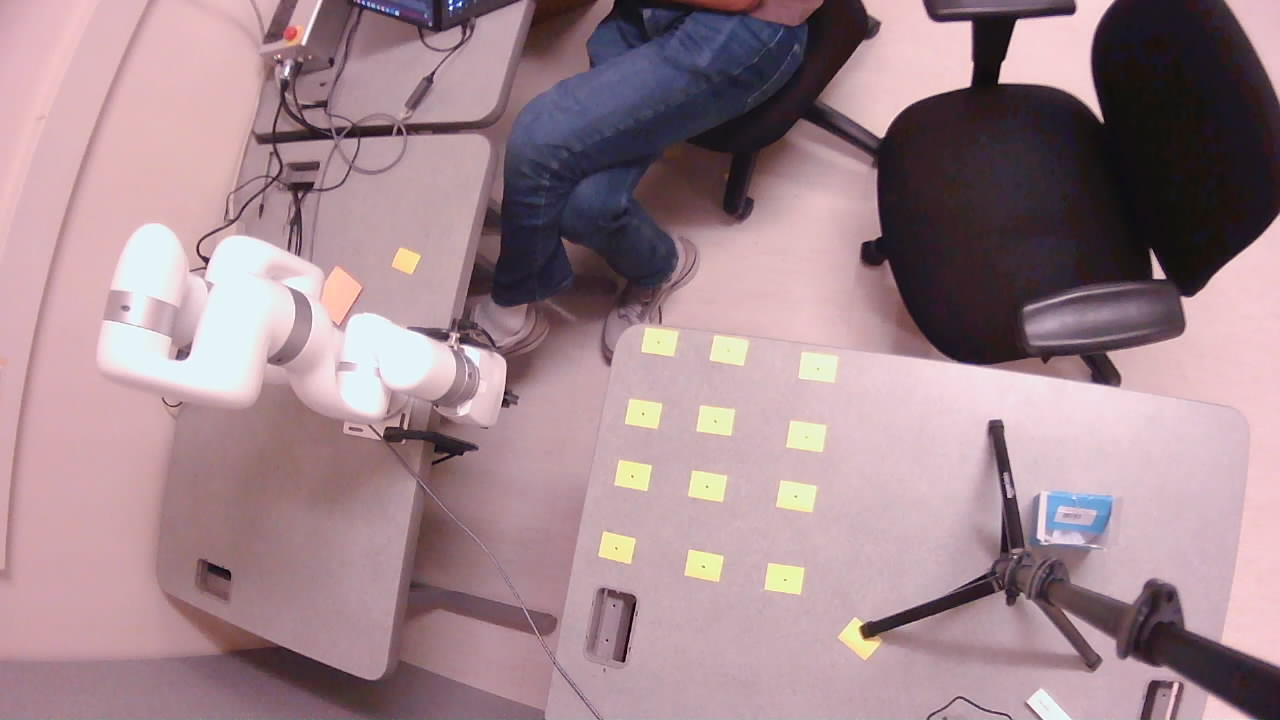
#> input picture xarm_custom_control/section3/calib/calib_cam2_reference_frame.png, 1280 x 720 px, given in place of the camera
$ python box_detector.py 5
#> lines starting #> are read from the running program, lines starting #| are printed output that depends on the picture; after the words box and inside, x2 and y2 are one past the last pixel; in counts of white or black regions, pixels touching at a corner belong together
#!/usr/bin/env python3
"""
Standalone box detector - color/contour based, with live-tunable HSV trackbars.

Run this first to find the right HSV range for your box under your lighting,
then reuse those values once you wire this into the ROS 2 pipeline.

Controls:
    - Drag the trackbars in the "Trackbars" window until the "Mask" window
      shows ONLY the box as solid white, everything else black.
    - Press 'q' to quit.
    - Press 's' to print the current HSV range to the terminal (copy these
      values once they look right - you'll want them for the real pipeline).

Usage:
    python3 box_detector.py [camera_index]

If you're not sure which camera index to use, check available cameras first:
    ls /dev/video*
(usually /dev/video0 is index 0, /dev/video2 is index 1, etc. - USB cameras
often show up as two device nodes per camera, so try a couple of indices
if 0 doesn't show your feed)
"""
import sys
import cv2
import numpy as np

MIN_CONTOUR_AREA = 500  # ignore small noise blobs - raise this if you see false positives


def nothing(x):
    pass


def main():
    camera_index = int(sys.argv[1]) if len(sys.argv) > 1 else 0

    cap = cv2.VideoCapture(camera_index)
    if not cap.isOpened():
        print(f"Could not open camera at index {camera_index}.")
        print("Try a different index, e.g.: python3 box_detector.py 1")
        sys.exit(1)

    cv2.namedWindow("Trackbars")
    cv2.createTrackbar("H min", "Trackbars", 0, 179, nothing)
    cv2.createTrackbar("H max", "Trackbars", 179, 179, nothing)
    cv2.createTrackbar("S min", "Trackbars", 50, 255, nothing)
    cv2.createTrackbar("S max", "Trackbars", 255, 255, nothing)
    cv2.createTrackbar("V min", "Trackbars", 50, 255, nothing)
    cv2.createTrackbar("V max", "Trackbars", 255, 255, nothing)

    print("Adjust the trackbars until the Mask window shows only the box in white.")
    print("Press 's' to print the current HSV range. Press 'q' to quit.")

    while True:
        ret, frame = cap.read()
#> frame is the input picture: shape (720, 1280, 3); mean B, G, R 141.5, 134.2, 160.6
        if not ret:
            print("Failed to read frame from camera.")
            break

        hsv = cv2.cvtColor(frame, cv2.COLOR_BGR2HSV)
#> hsv: shape (720, 1280, 3); mean H, S, V 154.4, 53.3, 162.6

        h_min = cv2.getTrackbarPos("H min", "Trackbars")
        h_max = cv2.getTrackbarPos("H max", "Trackbars")
        s_min = cv2.getTrackbarPos("S min", "Trackbars")
        s_max = cv2.getTrackbarPos("S max", "Trackbars")
        v_min = cv2.getTrackbarPos("V min", "Trackbars")
        v_max = cv2.getTrackbarPos("V max", "Trackbars")

        lower = np.array([h_min, s_min, v_min])
        upper = np.array([h_max, s_max, v_max])
        mask = cv2.inRange(hsv, lower, upper)
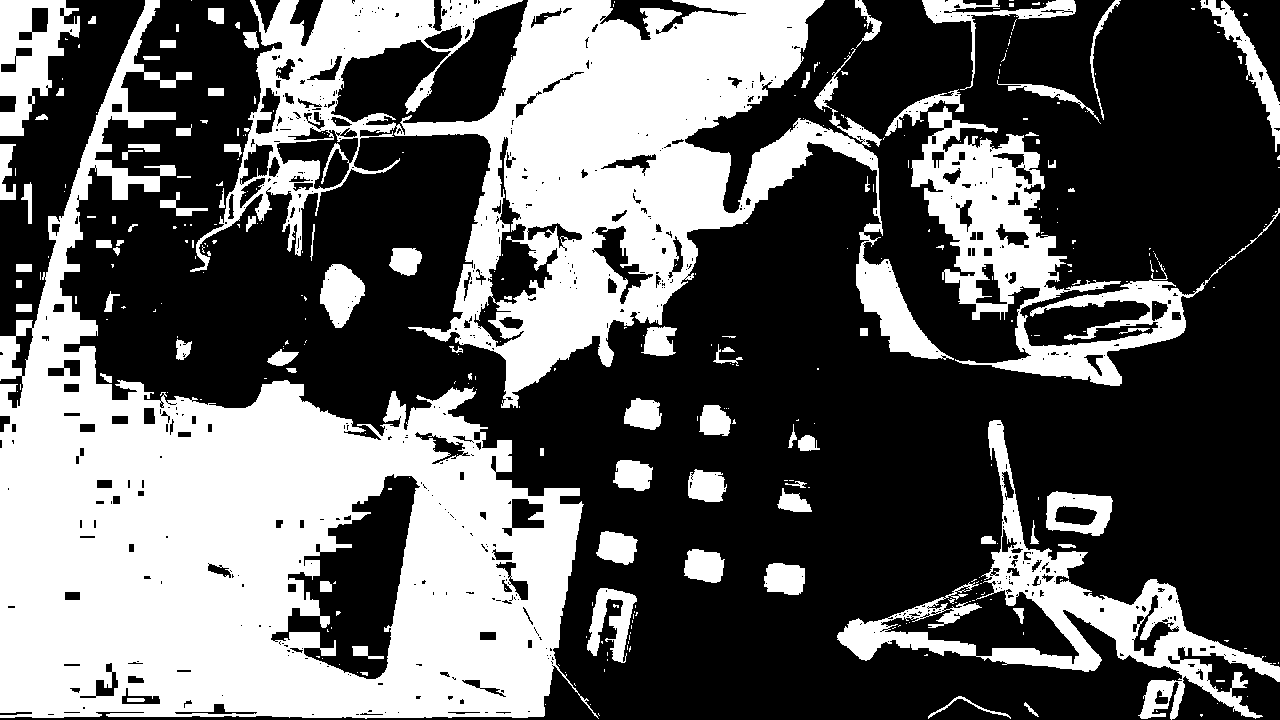
#> mask: shape (720, 1280); 38.1% white; 342 white regions (254 under 20 px), largest, box (x1, y1, x2, y2) and area: (0, 0, 599, 719) 165645, (190, 0, 954, 408) 108040, (911, 106, 1280, 386) 23263

        # Clean up noise: erode then dilate (removes small speckles, fills small gaps)
        kernel = np.ones((5, 5), np.uint8)
        mask = cv2.erode(mask, kernel, iterations=1)
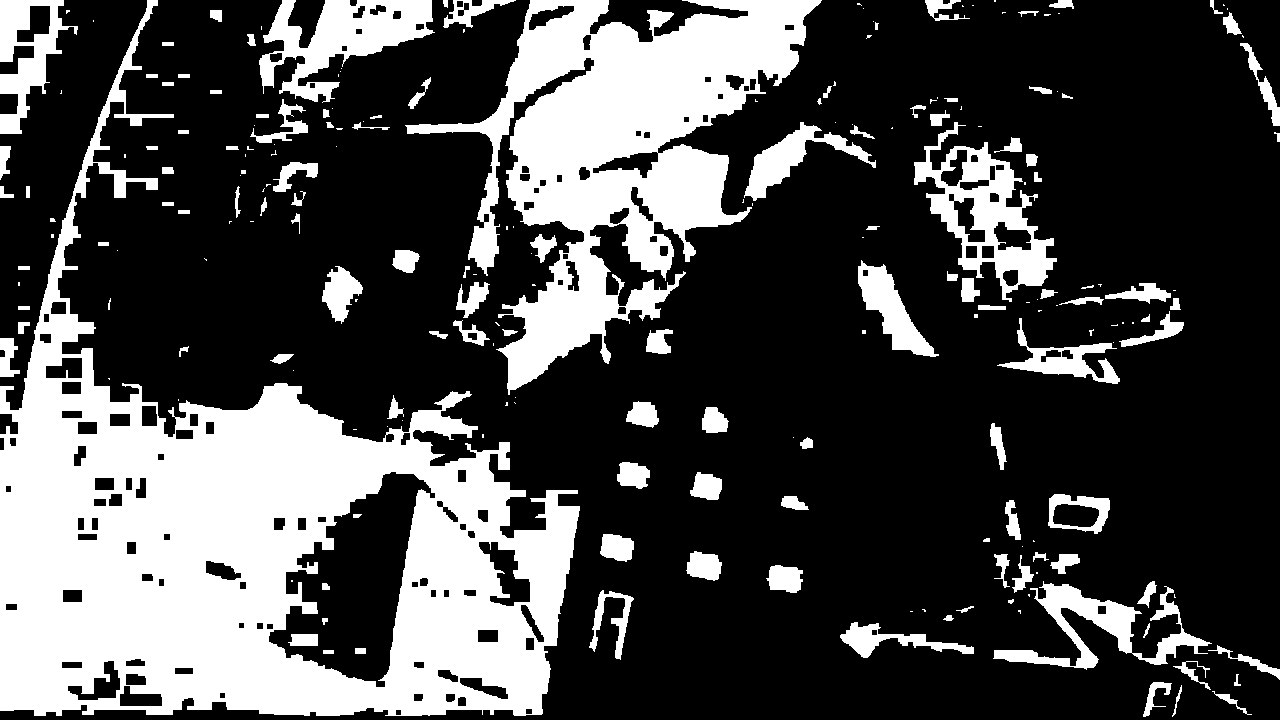
#> mask: shape (720, 1280); 28.9% white; 220 white regions (95 under 20 px), largest, box (x1, y1, x2, y2) and area: (0, 0, 580, 716) 142575, (405, 0, 822, 395) 62288, (914, 122, 1057, 302) 8395
        mask = cv2.dilate(mask, kernel, iterations=2)
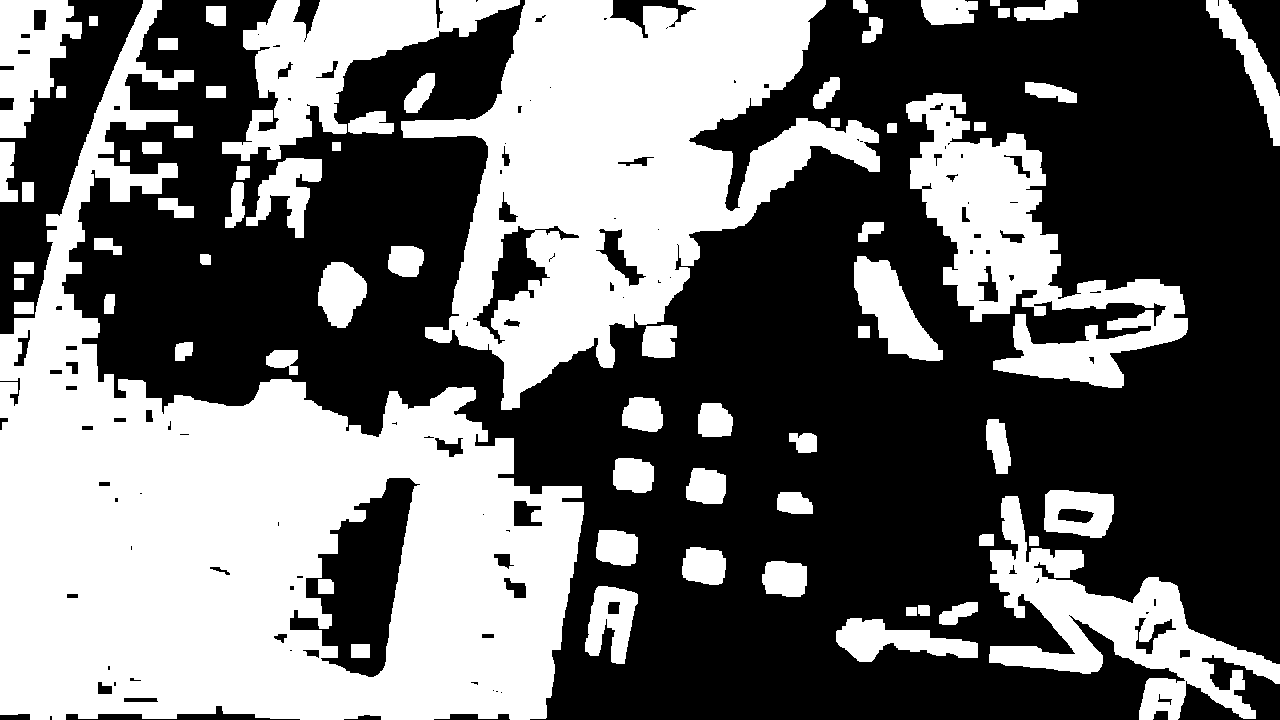
#> mask: shape (720, 1280); 42.4% white; 69 white regions

        contours, _ = cv2.findContours(mask, cv2.RETR_EXTERNAL, cv2.CHAIN_APPROX_SIMPLE)
#> contours = 67 contours; largest, box (x1, y1, x2, y2) and area: (0, 0, 584, 720) 190810, (401, 0, 880, 410) 94298, (906, 93, 1188, 388) 29293, (989, 496, 1280, 720) 20045, (222, 0, 520, 161) 17504

        display = frame.copy()

        if contours:
            largest = max(contours, key=cv2.contourArea)
#> largest = contour of 806 points, box (x1, y1, x2, y2) (0, 0, 584, 720), area 190810
            area = cv2.contourArea(largest)
#> area = 190809.5

            if area > MIN_CONTOUR_AREA:
                x, y, w, h = cv2.boundingRect(largest)
#> x = 0; y = 0; w = 584; h = 720
                cx, cy = x + w // 2, y + h // 2
#> cx = 292; cy = 360

                cv2.rectangle(display, (x, y), (x + w, y + h), (0, 255, 0), 2)
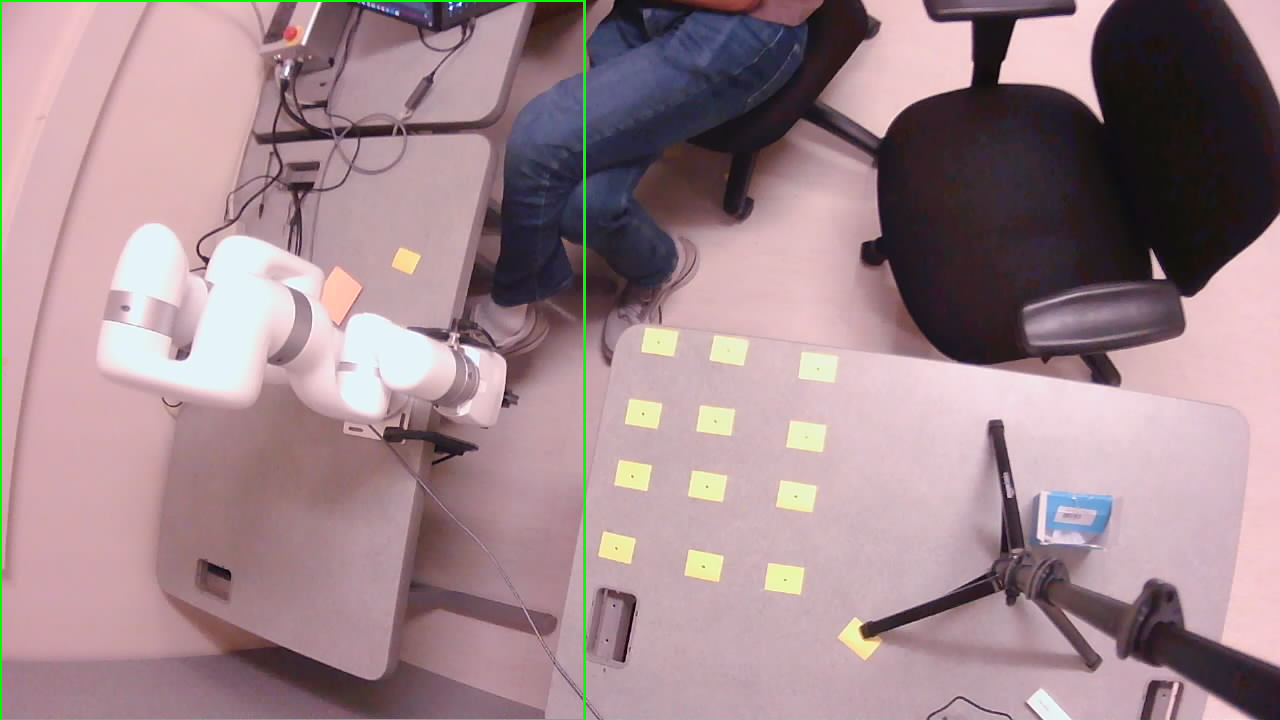
#> display: shape (720, 1280, 3); 0.58% of pixels changed, all inside (x1, y1, x2, y2) = (0, 0, 586, 720)
                cv2.circle(display, (cx, cy), 5, (0, 0, 255), -1)
#> display: shape (720, 1280, 3); 0.01% of pixels changed, all inside (x1, y1, x2, y2) = (287, 355, 298, 366)
                cv2.putText(
                    display,
                    f"({cx}, {cy})  area={int(area)}",
                    (x, y - 10),
                    cv2.FONT_HERSHEY_SIMPLEX,
                    0.6,
                    (0, 255, 0),
                    2,
                )

        cv2.imshow("Camera Feed", display)
        cv2.imshow("Mask", mask)

        key = cv2.waitKey(1) & 0xFF
#> (key q is pressed here)
        if key == ord("q"):
            break
        elif key == ord("s"):
            print(f"\nCurrent HSV range:")
            print(f"  lower = np.array([{h_min}, {s_min}, {v_min}])")
            print(f"  upper = np.array([{h_max}, {s_max}, {v_max}])\n")

    cap.release()
    cv2.destroyAllWindows()


if __name__ == "__main__":
    main()

$ run again, on xarm_custom_control/section3/calib/calib_cam3_reference_frame.png
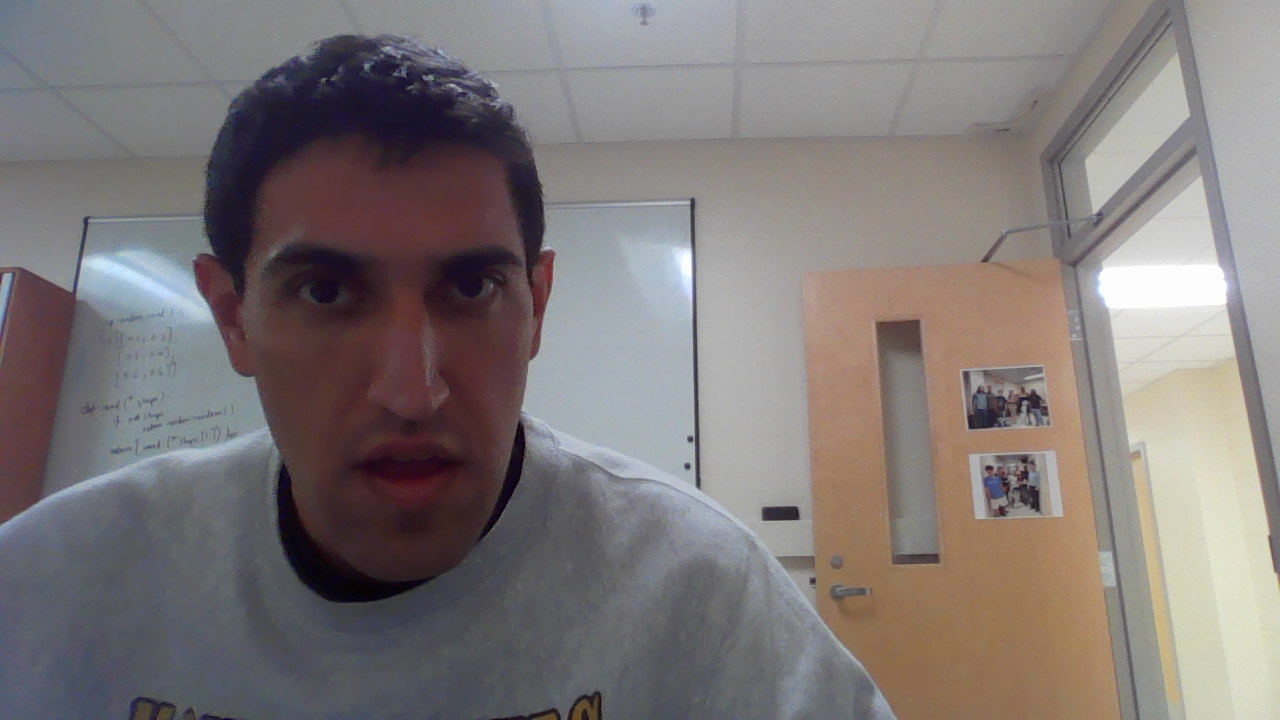
#> input picture xarm_custom_control/section3/calib/calib_cam3_reference_frame.png, 1280 x 720 px, given in place of the camera
#> in main, frame is the input picture: shape (720, 1280, 3); mean B, G, R 119.7, 120.4, 127.2
#> hsv: shape (720, 1280, 3); mean H, S, V 79.3, 41.8, 132.3
#> in main, `mask = cv2.dilate(mask, kernel, iterations=2)`:
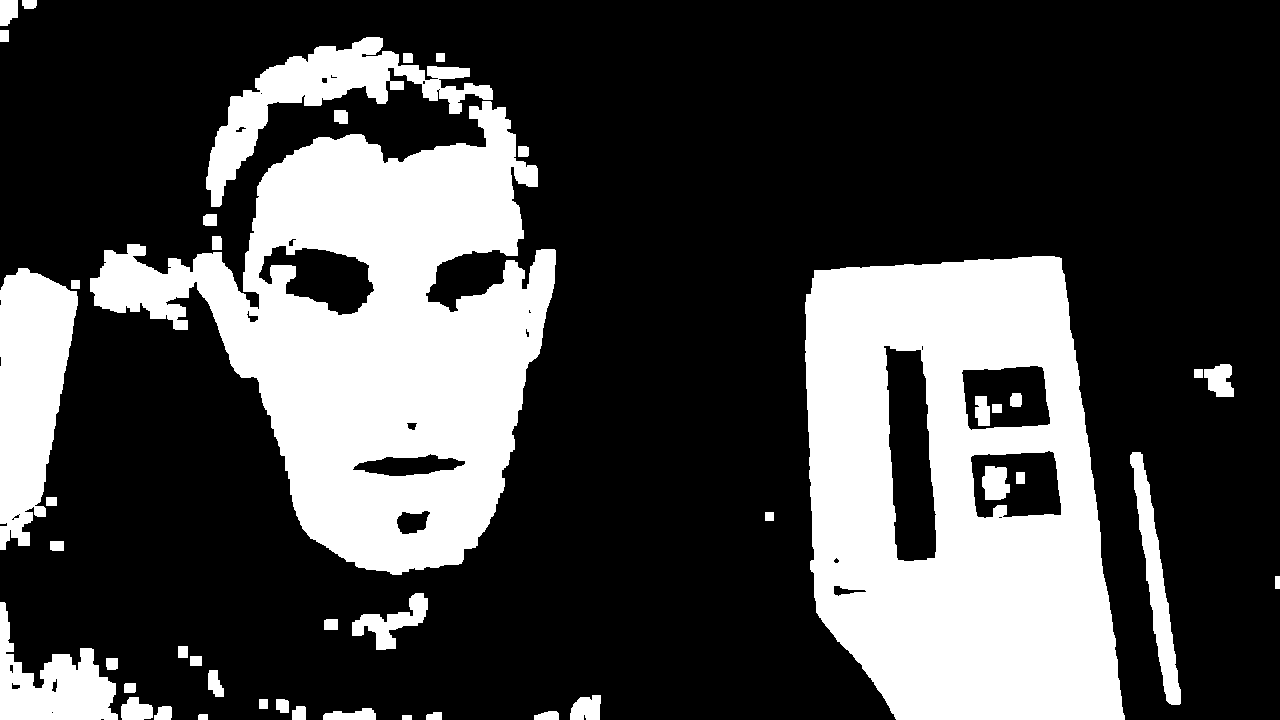
#> mask: shape (720, 1280); 28.2% white; 45 white regions
#> contours = 40 contours; largest, box (x1, y1, x2, y2) and area: (805, 256, 1125, 720) 124153, (90, 101, 556, 575) 111120, (0, 268, 78, 550) 14727, (206, 37, 493, 207) 11471, (0, 602, 118, 720) 6604
#> largest = contour of 309 points, box (x1, y1, x2, y2) (805, 256, 1125, 720), area 124153
#> area = 124153
#> x = 805; y = 256; w = 320; h = 464
#> cx = 965; cy = 488
#> in main, `cv2.putText( display, f"({cx}, {cy})  area={int(area)}", (x, y - 10), ..`:
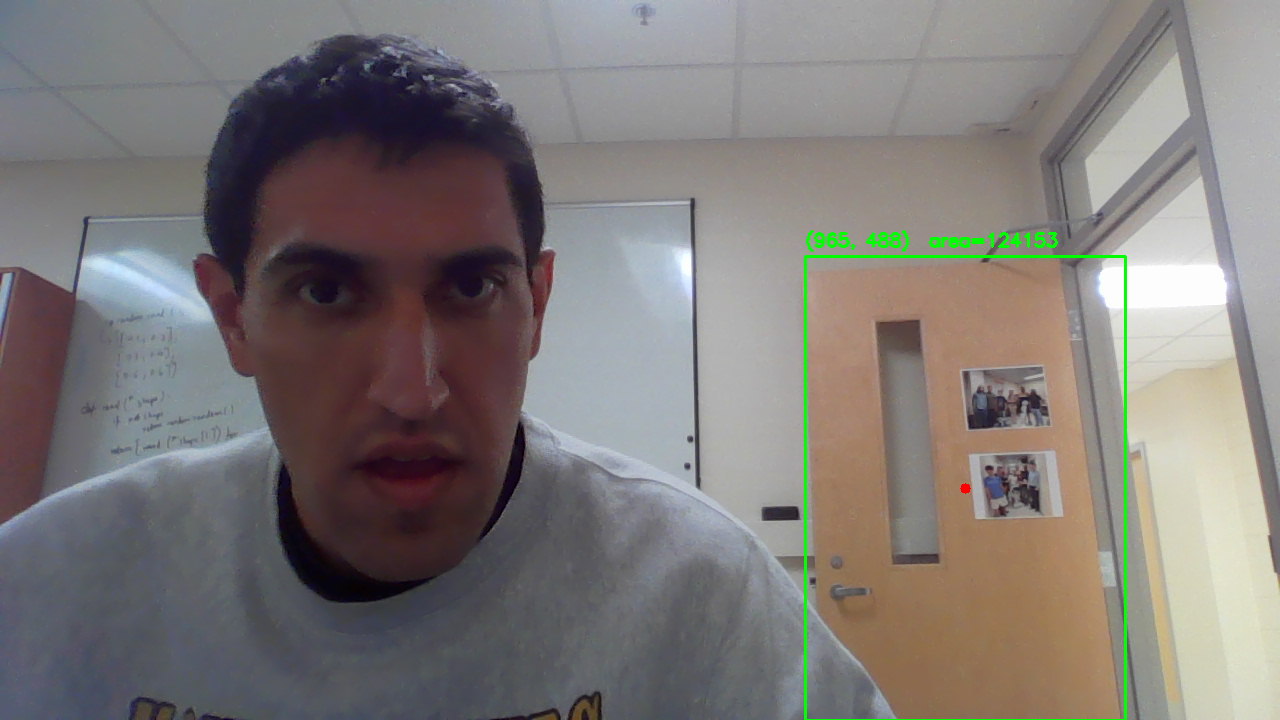
#> display: shape (720, 1280, 3); mean B, G, R 118.8, 121, 126.3

$ run again, on xarm_custom_control/section3/calib/calib_session_reference_frame.png
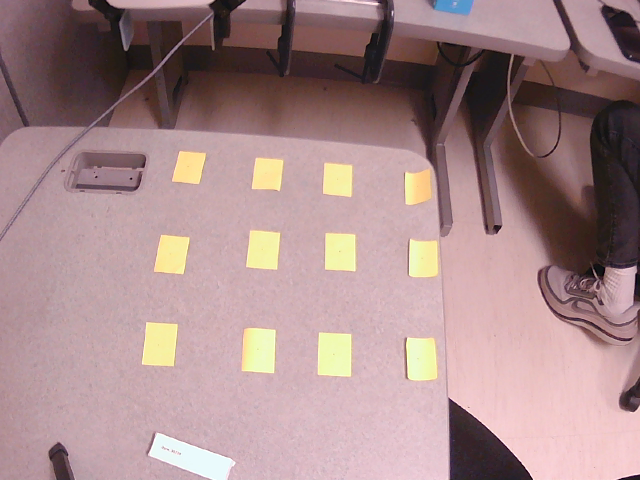
#> input picture xarm_custom_control/section3/calib/calib_session_reference_frame.png, 640 x 480 px, given in place of the camera
#> in main, frame is the input picture: shape (480, 640, 3); mean B, G, R 138.1, 137.3, 165.9
#> hsv: shape (480, 640, 3); mean H, S, V 131.6, 57, 166.3
#> in main, `mask = cv2.dilate(mask, kernel, iterations=2)`:
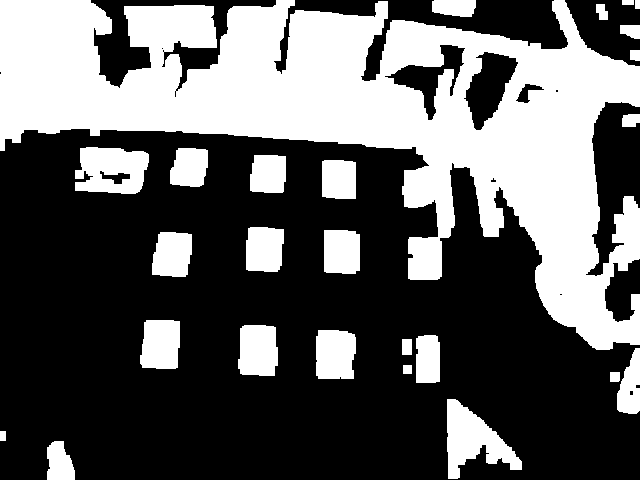
#> mask: shape (480, 640); 37.6% white; 26 white regions
#> contours = 26 contours; largest, box (x1, y1, x2, y2) and area: (0, 0, 640, 350) 93611, (447, 399, 522, 479) 2807, (75, 147, 149, 194) 2740, (238, 325, 278, 376) 1758, (316, 330, 356, 379) 1742
#> largest = contour of 998 points, box (x1, y1, x2, y2) (0, 0, 640, 350), area 93611
#> area = 93611
#> x = 0; w = 640; h = 350
#> cx = 320; cy = 175
#> in main, `cv2.rectangle(display, (x, y), (x + w, y + h), (0, 255, 0), 2)`:
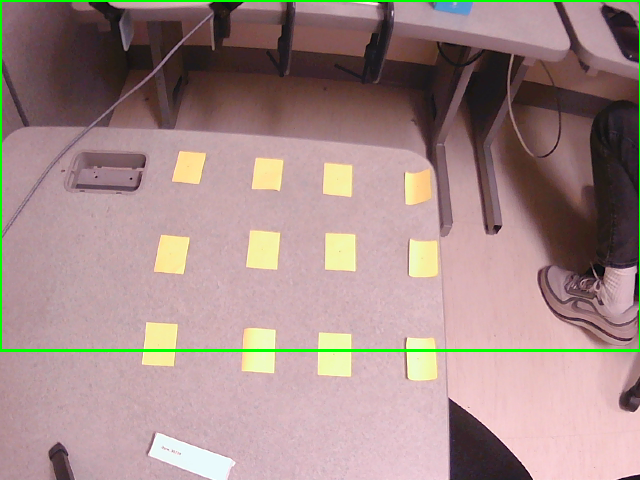
#> display: shape (480, 640, 3); 1.38% of pixels changed, all inside (x1, y1, x2, y2) = (0, 0, 640, 352)
